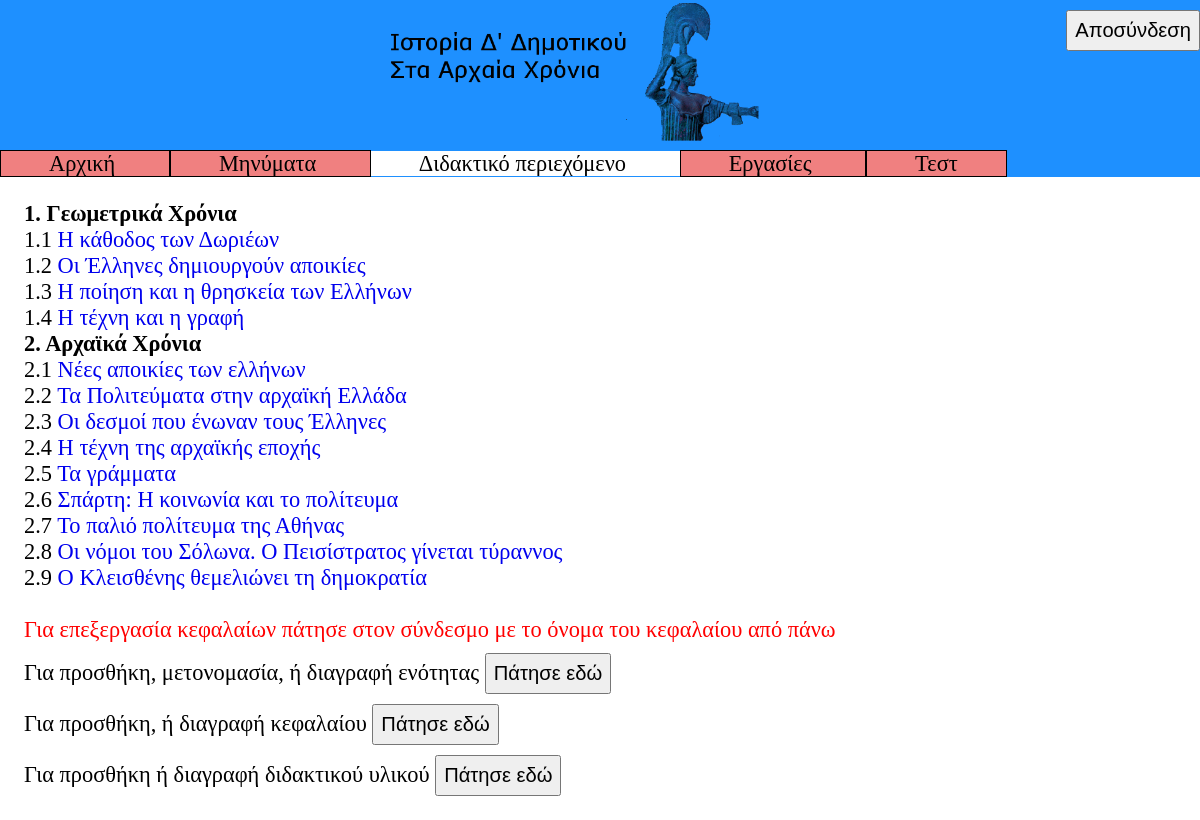
Page /code/professor/content.php (signed in) on the committed database.
### tables this page shows
CREATE TABLE `section` (
  `number` int(11) NOT NULL,
  `title` varchar(20) NOT NULL
);

CREATE TABLE `chapter` (
  `section_number` int(11) NOT NULL,
  `number` int(11) NOT NULL,
  `title` varchar(80) NOT NULL,
  `text` text NOT NULL,
  `image` varchar(100) DEFAULT NULL,
  `youtube` varchar(200) DEFAULT NULL
);

### code/professor/content.php (the view, shortened to what this page needs)
<!DOCTYPE html>
<html>
<head>
	<link rel="stylesheet" type="text/css" href="pstyles.css" />
</head>
<body>
	<button class="logout" onclick="logout()"> Αποσύνδεση </button>
	<img src="../banner.png" alt="Ιστορία Δ' Δημοτικού Στα Αρχαία Χρόνια" class="banner">
	<div class="menu">
		<span class="menup"> <a href="phome.php" class="link_to_page"> Αρχική </a> </span>
		<span class="menup"> <a href="message.php" class="link_to_page"> Μηνύματα </a> </span>
		<span class="active"> Διδακτικό περιεχόμενο </span>
		<span class="menup"> <a href="group_project.php" class="link_to_page"> Εργασίες </a> </span>
		<span class="menup"> <a href="test.php" class="link_to_page"> Τεστ </a> </span>
	</div>
	<div class="main">
<?php
$link = connect_to_database("../login_register_form.php");
$result = $link->query("SELECT * FROM section");
while ($row = mysqli_fetch_array($result, MYSQLI_ASSOC)) {
	echo "<b>".$row["number"].". ".$row["title"]."</b> <br>";
	$result2 = $link->query("SELECT * FROM chapter WHERE section_number=".$row["number"]);
	while ($row2 = mysqli_fetch_array($result2, MYSQLI_ASSOC)) {
		echo $row2["section_number"].".".$row2["number"]." <a href='show_chapter.php?section=".$row2["section_number"]."&chapter=".$row2["number"]."'>".$row2["title"]."</a> <br>";
	}
}
?>
		<br> <span class="red_letters"> Για επεξεργασία κεφαλαίων πάτησε στον σύνδεσμο με το όνομα του κεφαλαίου από πάνω </span> <br>
		Για προσθήκη, μετονομασία, ή διαγραφή ενότητας <button onclick="section()" id="bsection"> Πάτησε εδώ </button> <br>
		Για προσθήκη, ή διαγραφή κεφαλαίου <button onclick="chapter()" id="bchapter"> Πάτησε εδώ </button>
		 <br>
		Για προσθήκη ή διαγραφή διδακτικού υλικού <button onclick="material()"> Πάτησε εδώ </button>
	</div>
</body>
</html>

### code/professor/pstyles.css (style rules this page uses)
* { box-sizing: border-box; }
body { background-color: dodgerblue; font-family: "Verdana"; font-size: 140%; margin: 0; }
button { font-size: 90%; padding: 7px; margin-top: 10px; cursor: pointer; }
a { text-decoration: none; }
button.logout { float: right; }
img.banner { display: table-cell; margin-left: 32.5%; margin-right: 32.5%; width: 35%; }
div.menu { margin-right: 10%; margin-left: 10%; }
span.active { padding: 0 4%; background-color: white; }
span.menup { border: 1px solid black; padding: 0 4%; background-color: lightcoral; cursor: pointer; }
div.main { background-color: white; padding: 2%; margin-left: 10%; margin-right: 10%; }
span.red_letters { color: red; }
a.link_to_page { color: black; }
@media only screen and (max-width: 1400px) { div.main { margin-left: 0; margin-right: 0; } }
@media only screen and (max-width: 1400px) { div.menu { margin-right: 0; margin-left: 0; } }

### rows in the picture
section: number "1", title "Γεωμετρικά Χρόνια"
chapter: section_number "1", number "1", title "Η κάθοδος των Δωριέων"
chapter: section_number "1", number "2", title "Oι Έλληνες δημιουργούν αποικίες"
chapter: section_number "1", number "3", title "Η ποίηση και η θρησκεία των Ελλήνων"
chapter: section_number "1", number "4", title "Η τέχνη και η γραφή"
section: number "2", title "Αρχαϊκά Χρόνια"
chapter: section_number "2", number "1", title "Νέες αποικίες των ελλήνων"
chapter: section_number "2", number "2", title "Τα Πολιτεύματα στην αρχαϊκή Ελλάδα"
chapter: section_number "2", number "3", title "Oι δεσμοί που ένωναν τους Έλληνες"
chapter: section_number "2", number "4", title "Η τέχνη της αρχαϊκής εποχής"
chapter: section_number "2", number "5", title "Τα γράμματα"
chapter: section_number "2", number "6", title "Σπάρτη: Η κοινωνία και το πολίτευμα"
chapter: section_number "2", number "7", title "Το παλιό πολίτευμα της Αθήνας"
chapter: section_number "2", number "8", title "Oι νόμοι του Σόλωνα. O Πεισίστρατος γίνεται τύραννος"
chapter: section_number "2", number "9", title "O Κλεισθένης θεμελιώνει τη δημοκρατία"
